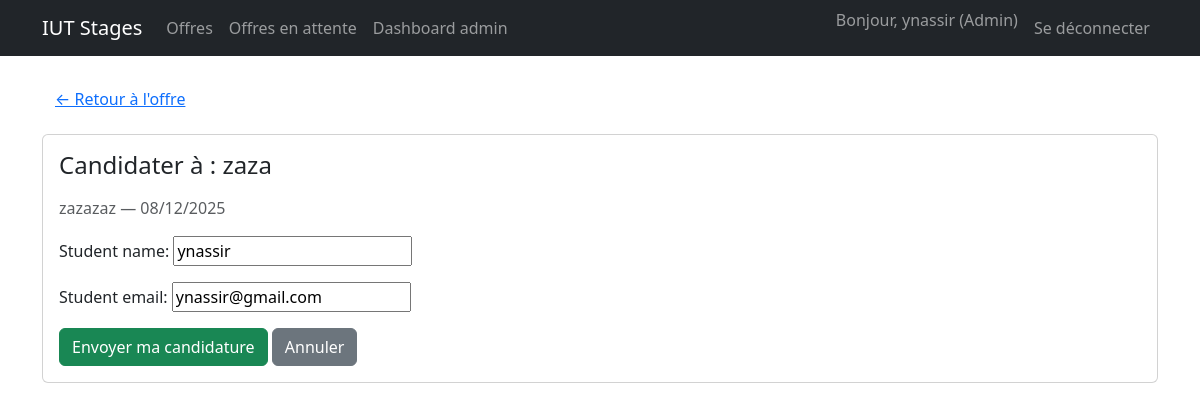
Page /9/apply/ (signed in) on the committed database.
### offers/models.py (models this page shows, shortened)
class InternshipOffer(models.Model):
    STATUS_CHOICES = [
        ('pending', 'En attente de validation'),
        ('validated', 'Validée'),
        ('rejected', 'Refusée'),
        ('closed', 'Clôturée'),
    ]
    title = models.CharField(max_length=255)
    organization = models.CharField(max_length=255)
    contact_name = models.CharField(max_length=255)
    contact_email = models.EmailField()
    details = models.TextField()
    status = models.CharField(
        max_length=10,
        choices=STATUS_CHOICES,
        default='pending',
    )
    submission_date = models.DateTimeField(default=timezone.now)
    @property
    def applications_count(self) -> int:
        return self.applications.count()
    @property
    def is_open_for_applications(self) -> bool:
        return self.status == 'validated' and self.applications_count < 5

### offers/views.py (the view)
# urls.py: path('<int:pk>/apply/', views.offer_apply, name='offer_apply'),
@login_required
def offer_apply(request, pk):
    offer = get_object_or_404(InternshipOffer, pk=pk)
    if not offer.is_open_for_applications:
        messages.error(request, "Cette offre n'est plus ouverte aux candidatures.")
        return redirect("offers:offer_detail", pk=offer.pk)
    if request.method == "POST":
        form = ApplicationForm(request.POST)
        if form.is_valid():
            if offer.applications.count() >= 5:
                offer.status = "closed"
                offer.save(update_fields=["status"])
                messages.error(request, "Le quota de 5 candidatures est déjà atteint.")
                return redirect("offers:offer_detail", pk=offer.pk)
            application = form.save(commit=False)
            application.offer = offer
            if request.user.is_authenticated:
                application.student_name = request.user.get_full_name() or request.user.username
                application.student_email = request.user.email
            try:
                application.save()
            except Exception:
                messages.error(request, "Erreur : Vous avez déjà candidaté à cette offre.")
                return redirect("offers:offer_detail", pk=offer.pk)
            if offer.applications.count() >= 5:
                offer.status = "closed"
                offer.save(update_fields=["status"])
            messages.success(request, "Votre candidature a bien été enregistrée.")
            return redirect("offers:offer_detail", pk=offer.pk)
    else:
        initial = {}
        if request.user.is_authenticated:
            initial = {
                "student_name": request.user.get_full_name() or request.user.username,
                "student_email": request.user.email,
            }
        form = ApplicationForm(initial=initial)
    return render(
        request,
        "offers/application_form.html",
        {"form": form, "offer": offer},
    )

### offers/forms.py
class ApplicationForm(forms.ModelForm):
    class Meta:
        model = Application
        fields = ["student_name", "student_email"]

### offers/templates/offers/application_form.html (shortened to what this page needs)
{% extends "base.html" %}
{% block content %}
<div class="mb-3">
  <a href="{% url 'offers:offer_detail' offer.pk %}" class="btn btn-link">&larr; Retour à l'offre</a>
</div>
<div class="card">
  <div class="card-body">
    <h1 class="h4 mb-3">Candidater à : {{ offer.title }}</h1>
    <p class="text-muted">
      {{ offer.organization }} — {{ offer.submission_date|date:"d/m/Y" }}
    </p>
    <form method="post" novalidate>
      {% for field in form %}
        <div class="mb-3">
          {{ field.label_tag }}
          {{ field }}
        </div>
      {% endfor %}
      <button type="submit" class="btn btn-success">Envoyer ma candidature</button>
      <a href="{% url 'offers:offer_detail' offer.pk %}" class="btn btn-secondary">Annuler</a>
    </form>
  </div>
</div>
{% endblock %}

### templates/base.html (shortened to what this page needs)
{% load static %}
<!doctype html>
<html lang="fr">
  <head>
    <link
      href="https://cdn.jsdelivr.net/npm/bootstrap@5.3.3/dist/css/bootstrap.min.css"
      rel="stylesheet"
    >
  </head>
  <body>
    <nav class="navbar navbar-expand-lg navbar-dark bg-dark mb-4">
      <div class="container">
        <a class="navbar-brand" href="{% url 'offers:offer_list' %}">IUT Stages</a>
        <div class="collapse navbar-collapse" id="navbarMain">
          <ul class="navbar-nav me-auto mb-2 mb-lg-0">
            <li class="nav-item">
              <a class="nav-link" href="{% url 'offers:offer_list' %}">Offres</a>
            </li>
            {% if user.is_authenticated and user.is_staff %}
              <li class="nav-item">
                <a class="nav-link" href="{% url 'offers:offer_pending_list' %}">Offres en attente</a>
              </li>
            {% endif %}
            {% if user.is_authenticated and user.is_superuser %}
              <li class="nav-item">
                <a class="nav-link" href="{% url 'dashboard:admin_dashboard' %}">Dashboard admin</a>
              </li>
            {% endif %}
          </ul>
          <ul class="navbar-nav ms-auto">
            {% if user.is_authenticated %}
              <li class="nav-item">
                <span class="navbar-text me-2">
                  Bonjour, {{ user.get_username }}
                  {% if user.is_superuser %}(Admin){% elif user.is_staff %}(Prof){% endif %}
                </span>
              </li>
              <li class="nav-item">
                <a class="nav-link" href="{% url 'accounts:logout' %}">Se déconnecter</a>
              </li>
            {% endif %}
          </ul>
        </div>
      </div>
    </nav>
    <main class="container mb-5">
      {% block content %}{% endblock %}
    </main>
  </body>
</html>

### rows in the picture
InternshipOffer: title "zaza", organization "zazazaz", submission_date "08/12/2025"

### other values in the picture
{{ user.get_username }} "ynassir"
{{ field.label_tag }} "Student name:" "Student email:"
